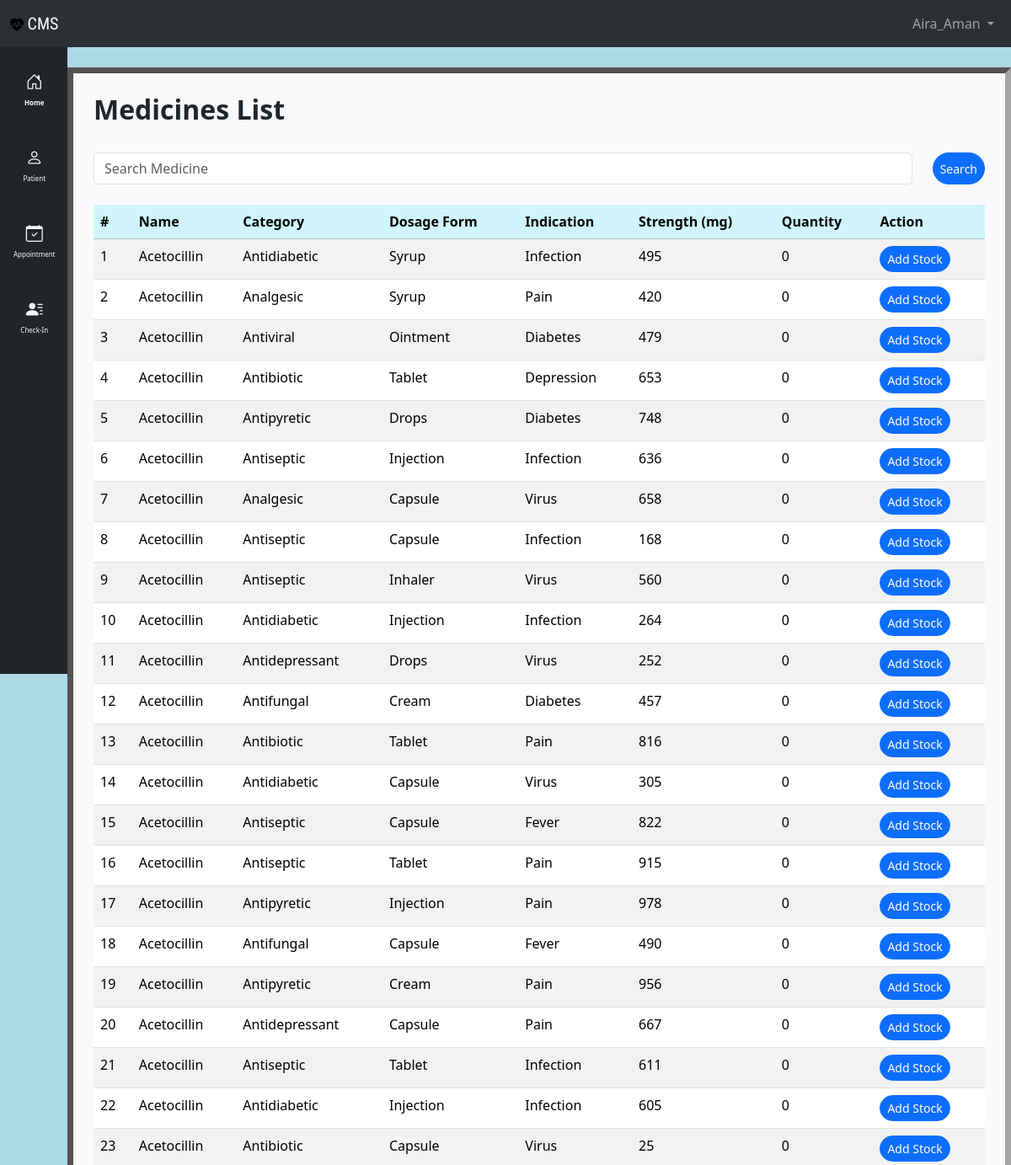
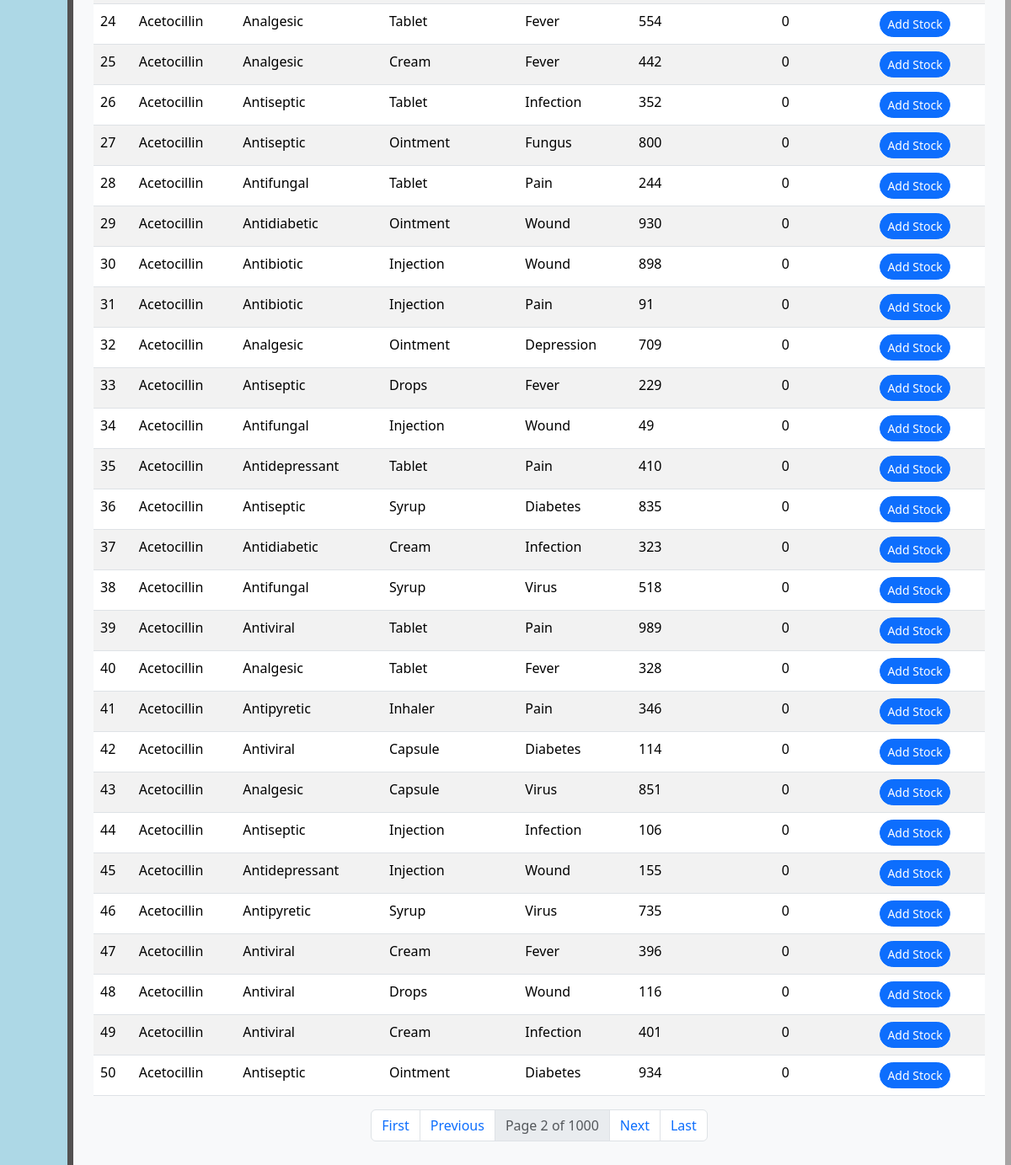
/inventory_list/?page=2 (signed in), run on the app's committed database (2 pictures, top to bottom).
### clinic/models.py (models this page shows, shortened)
class Medicine(models.Model):
    name = models.CharField(max_length=50)
    category = models.CharField(max_length=50)
    dosage_form = models.CharField(max_length=50)
    indication = models.CharField(max_length=50)
    strength = models.IntegerField(default=1)  # in mg
    quantity_in_stock = models.IntegerField(default=0)

### clinic/views.py (the view)
# urls.py: path("inventory_list/", views.inventory_list, name="inventory_list"),
@login_required
def inventory_list(request):
    query = request.GET.get("search", "")
    if query:
        medicines = Medicine.objects.filter(
            Q(name__icontains=query) | Q(category__icontains=query)
        ).order_by(
            "-quantity_in_stock", "name"
        )  # Descending order for quantity
    else:
        medicines = Medicine.objects.order_by(
            "-quantity_in_stock", "name"
        )  # Descending order for quantity
    paginator = Paginator(medicines, 50)
    page_number = request.GET.get("page")
    medicines_page = paginator.get_page(page_number)
    context = {
        "medicines": medicines_page,
        "title": "Inventory List",
    }
    return render(request, "clinic/inventory_list.html", context)

### clinic/templates/clinic/inventory_list.html (shortened to what this page needs)
{% extends "clinic/base.html" %}
{% block main %}
<div class="container mt-4">
    <div class="d-flex justify-content-between align-items-center mb-3">
        <h2 class="fw-bold">Medicines List</h2>
    </div>
    <div class="container-flex mt-4 pb-4">
        <form method="GET" class="d-flex">
            <input type="text" name="search" value="{{ request.GET.search }}" placeholder="Search Medicine"
                class="form-control me-4" />
            <button type="submit" class="btn btn-sm btn-primary rounded-pill">Search</button>
        </form>
    </div>
    <table class="table table-striped">
        <thead>
            <tr class="table-info">
                <th>#</th>
                <th>Name</th>
                <th>Category</th>
                <th>Dosage Form</th>
                <th>Indication</th>
                <th>Strength (mg)</th>
                <th>Quantity</th>
                <th>Action</th>
            </tr>
        </thead>
        <tbody>
            {% for med in medicines %}
            <tr {% if not med.quantity_in_stock %} style="color: red;" {% endif %}>
                <td>{{ forloop.counter }}</td>
                <td>{{ med.name }}</td>
                <td>{{ med.category }}</td>
                <td>{{ med.dosage_form }}</td>
                <td>{{ med.indication }}</td>
                <td>{{ med.strength }}</td>
                <td>{{ med.quantity_in_stock }}</td>
                <td>
                    <a class="btn rounded-pill btn-primary btn-sm" href="{% url 'clinic:add_stock' med.pk %}"
                        role="button">
                        Add Stock
                    </a>
                </td>
            </tr>
            {% empty %}
            <tr>
                <td colspan="8" class="text-center"><em>No medicines found.</em></td>
            </tr>
            {% endfor %}
        </tbody>
    </table>
    <nav>
        <ul class="pagination justify-content-center">
            {% if medicines.has_previous %}
            <li class="page-item">
                <a class="page-link" href="?page=1">First</a>
            </li>
            <li class="page-item">
                <a class="page-link" href="?page={{ medicines.previous_page_number }}">Previous</a>
            </li>
            {% endif %}
            <li class="page-item disabled">
                <span class="page-link">Page {{ medicines.number }} of {{ medicines.paginator.num_pages }}</span>
            </li>
            {% if medicines.has_next %}
            <li class="page-item">
                <a class="page-link" href="?page={{ medicines.next_page_number }}">Next</a>
            </li>
            <li class="page-item">
                <a class="page-link" href="?page={{ medicines.paginator.num_pages }}">Last</a>
            </li>
            {% endif %}
        </ul>
    </nav>
</div>
{% endblock %}

### clinic/templates/clinic/nav.html (shortened to what this page needs)
{% load static %}
<nav class="navbar bg-dark navbar-expand-lg bg-body-tertiary" data-bs-theme="dark">
    <div class="container-fluid">
        <a class="navbar-brand main-header-title" href="{% url 'clinic:home' %}"><img
                src="{% static 'clinic/main-logo.svg' %}" alt="logo">
            CMS
        </a>
        <div class="collapse navbar-collapse" id="navbarSupportedContent">
            <ul class="navbar-nav mb-2 mb-lg-0 ms-auto">
                <li class="nav-item dropdown">
                    <a class="nav-link dropdown-toggle" href="#" role="button" data-bs-toggle="dropdown"
                        aria-expanded="false">
                        {{ user.username|title }}
                    </a>
                </li>
            </ul>
        </div>
    </div>
</nav>

### clinic/templates/clinic/head.html (style rules this page uses)
.main-header-title { font-family: "Roboto Condensed", sans-serif; }

### data on the page
Medicine: name "Acetocillin", category "Antidiabetic", dosage_form "Syrup", indication "Infection", strength "495", quantity_in_stock "0"
Medicine: name "Acetocillin", category "Analgesic", dosage_form "Syrup", indication "Pain", strength "420", quantity_in_stock "0"
Medicine: name "Acetocillin", category "Antiviral", dosage_form "Ointment", indication "Diabetes", strength "479", quantity_in_stock "0"
Medicine: name "Acetocillin", category "Antibiotic", dosage_form "Tablet", indication "Depression", strength "653", quantity_in_stock "0"
Medicine: name "Acetocillin", category "Antipyretic", dosage_form "Drops", indication "Diabetes", strength "748", quantity_in_stock "0"
Medicine: name "Acetocillin", category "Antiseptic", dosage_form "Injection", indication "Infection", strength "636", quantity_in_stock "0"
Medicine: name "Acetocillin", category "Analgesic", dosage_form "Capsule", indication "Virus", strength "658", quantity_in_stock "0"
Medicine: name "Acetocillin", category "Antiseptic", dosage_form "Capsule", indication "Infection", strength "168", quantity_in_stock "0"
Medicine: name "Acetocillin", category "Antiseptic", dosage_form "Inhaler", indication "Virus", strength "560", quantity_in_stock "0"
Medicine: name "Acetocillin", category "Antidiabetic", dosage_form "Injection", indication "Infection", strength "264", quantity_in_stock "0"
Medicine: name "Acetocillin", category "Antidepressant", dosage_form "Drops", indication "Virus", strength "252", quantity_in_stock "0"
Medicine: name "Acetocillin", category "Antifungal", dosage_form "Cream", indication "Diabetes", strength "457", quantity_in_stock "0"
Medicine: name "Acetocillin", category "Antibiotic", dosage_form "Tablet", indication "Pain", strength "816", quantity_in_stock "0"
Medicine: name "Acetocillin", category "Antidiabetic", dosage_form "Capsule", indication "Virus", strength "305", quantity_in_stock "0"
Medicine: name "Acetocillin", category "Antiseptic", dosage_form "Capsule", indication "Fever", strength "822", quantity_in_stock "0"
Medicine: name "Acetocillin", category "Antiseptic", dosage_form "Tablet", indication "Pain", strength "915", quantity_in_stock "0"
Medicine: name "Acetocillin", category "Antipyretic", dosage_form "Injection", indication "Pain", strength "978", quantity_in_stock "0"
Medicine: name "Acetocillin", category "Antifungal", dosage_form "Capsule", indication "Fever", strength "490", quantity_in_stock "0"
Medicine: name "Acetocillin", category "Antipyretic", dosage_form "Cream", indication "Pain", strength "956", quantity_in_stock "0"
Medicine: name "Acetocillin", category "Antidepressant", dosage_form "Capsule", indication "Pain", strength "667", quantity_in_stock "0"
Medicine: name "Acetocillin", category "Antiseptic", dosage_form "Tablet", indication "Infection", strength "611", quantity_in_stock "0"
Medicine: name "Acetocillin", category "Antidiabetic", dosage_form "Injection", indication "Infection", strength "605", quantity_in_stock "0"
Medicine: name "Acetocillin", category "Antibiotic", dosage_form "Capsule", indication "Virus", strength "25", quantity_in_stock "0"
Medicine: name "Acetocillin", category "Analgesic", dosage_form "Tablet", indication "Fever", strength "554", quantity_in_stock "0"
Medicine: name "Acetocillin", category "Analgesic", dosage_form "Cream", indication "Fever", strength "442", quantity_in_stock "0"
Medicine: name "Acetocillin", category "Antiseptic", dosage_form "Tablet", indication "Infection", strength "352", quantity_in_stock "0"
Medicine: name "Acetocillin", category "Antiseptic", dosage_form "Ointment", indication "Fungus", strength "800", quantity_in_stock "0"
Medicine: name "Acetocillin", category "Antifungal", dosage_form "Tablet", indication "Pain", strength "244", quantity_in_stock "0"
Medicine: name "Acetocillin", category "Antidiabetic", dosage_form "Ointment", indication "Wound", strength "930", quantity_in_stock "0"
Medicine: name "Acetocillin", category "Antibiotic", dosage_form "Injection", indication "Wound", strength "898", quantity_in_stock "0"
Medicine: name "Acetocillin", category "Antibiotic", dosage_form "Injection", indication "Pain", strength "91", quantity_in_stock "0"
Medicine: name "Acetocillin", category "Analgesic", dosage_form "Ointment", indication "Depression", strength "709", quantity_in_stock "0"
Medicine: name "Acetocillin", category "Antiseptic", dosage_form "Drops", indication "Fever", strength "229", quantity_in_stock "0"
Medicine: name "Acetocillin", category "Antifungal", dosage_form "Injection", indication "Wound", strength "49", quantity_in_stock "0"
Medicine: name "Acetocillin", category "Antidepressant", dosage_form "Tablet", indication "Pain", strength "410", quantity_in_stock "0"

### other printed values
{{ user.username|title }} "Aira_Aman"
{{ medicines.number }} "2"
{{ medicines.paginator.num_pages }} "1000"
